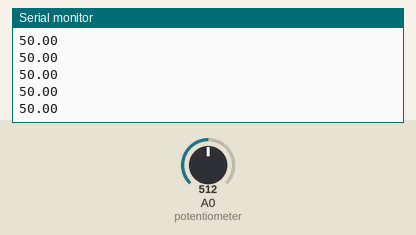
The sketch below on a simulated Arduino Uno, built with avr-gcc and run on an emulated ATmega328P. Parts: the last lines printed to the serial monitor. The test bench sets the inputs (shaded band); at power-on: A0 (potentiometer) = 512.

Above: at 1.2 s.
1.3 s: A0 (potentiometer) set to 716
At 2.0 s:
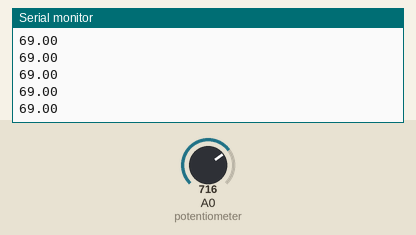
2.8 s: A0 (potentiometer) set to 900
At 3.9 s:
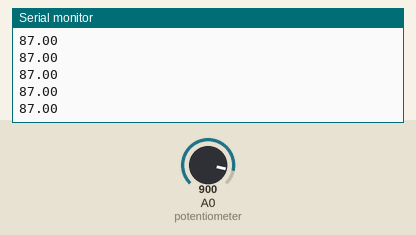
Timing chart, 0 to 5.8 s (numbered marks = the images above; inputs shaded):
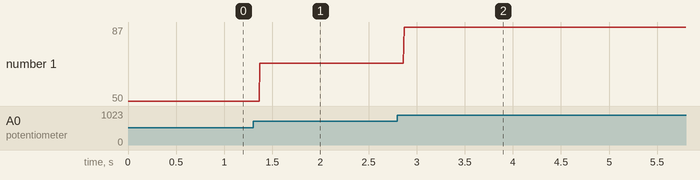

Measured:
- after the input at 1.3 s, the serial monitor: prints a new line after 0.07 s (image 1)
- after the input at 2.8 s, the serial monitor: prints a new line after 0.07 s (image 2)
- plotted number 1: 50 → 69 after the input at 1.3 s, 69 → 87 after the input at 2.8 s

The sketch:

potentiometer.ino
```cpp
int potentiometer = A0;
void setup() {
  // put your setup code here, to run once:
  Serial.begin(9600);
}

void loop() {
  // put your main code here, to run repeatedly:
  int value = analogRead(potentiometer);
  float y = map(value,0,1023,0,100);
  Serial.println(y);
}
```
